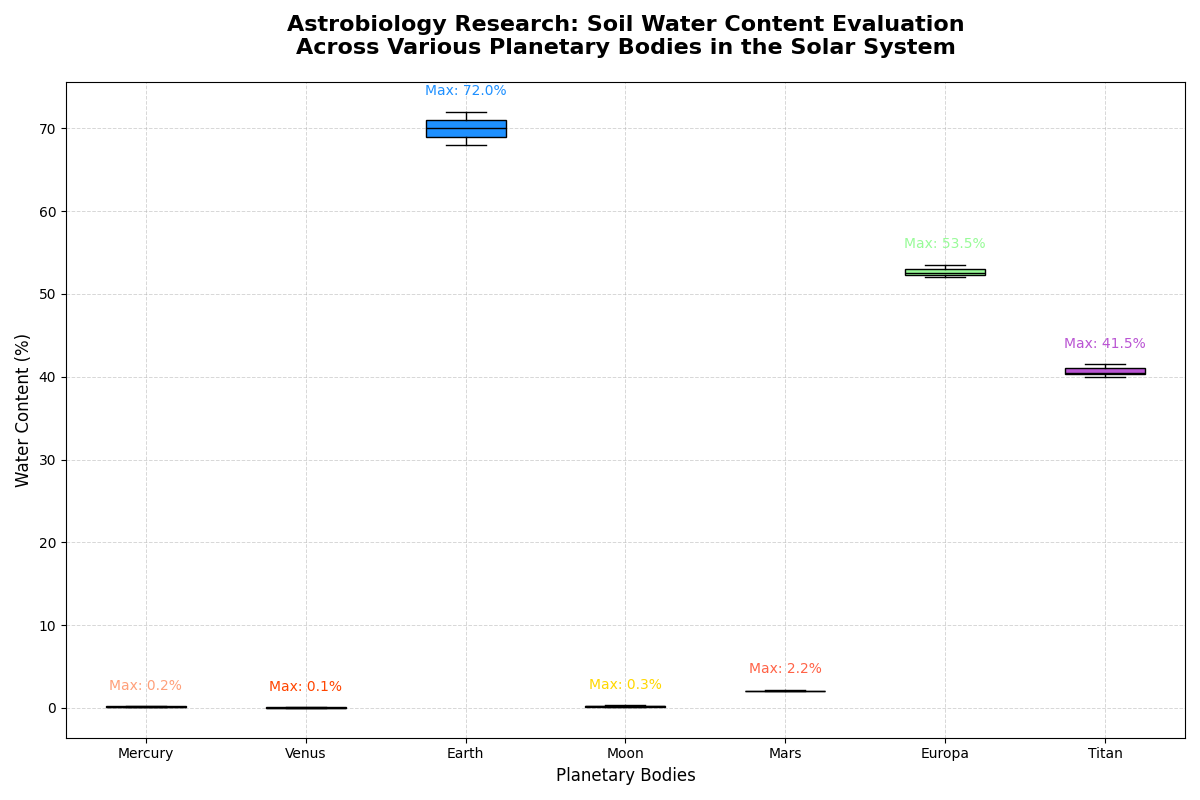

Generate this figure with Python:
import matplotlib.pyplot as plt
import numpy as np

# Backstory: Interdisciplinary Astrobiology Research Group conducted a survey to study the water content in soil samples 
# collected from different planetary bodies in our solar system. The aim was to identify areas with the highest potential 
# for supporting life.

# Planetary bodies
planets = ['Mercury', 'Venus', 'Earth', 'Moon', 'Mars', 'Europa', 'Titan']

# Artificial water content data (in percentage)
water_content_data = [
    [0.1, 0.1, 0.2, 0.2, 0.1],          # Mercury
    [0.0, 0.0, 0.1, 0.1, 0.0],          # Venus
    [70.0, 68.0, 72.0, 71.0, 69.0],     # Earth
    [0.1, 0.2, 0.1, 0.3, 0.2],          # Moon
    [2.0, 2.1, 2.2, 2.0, 2.1],          # Mars
    [52.5, 53.0, 52.0, 53.5, 52.3],     # Europa
    [40.0, 41.0, 40.5, 41.5, 40.3]      # Titan
]

# Create a figure and axis
fig, ax = plt.subplots(figsize=(12, 8))

# Plot the vertical box plot
box = ax.boxplot(water_content_data, patch_artist=True, notch=False, vert=True, labels=planets)

# Customize box colors
colors = ['#FFA07A', '#FF4500', '#1E90FF', '#FFD700', '#FF6347', '#98FB98', '#BA55D3']
for patch, color in zip(box['boxes'], colors):
    patch.set_facecolor(color)

# Adding median line color
plt.setp(box['medians'], color='black')

# Set title and labels
ax.set_title("Astrobiology Research: Soil Water Content Evaluation\nAcross Various Planetary Bodies in the Solar System", 
             fontsize=16, fontweight='bold', pad=20)
ax.set_xlabel("Planetary Bodies", fontsize=12)
ax.set_ylabel("Water Content (%)", fontsize=12)

# Enhance gridlines for readability
ax.grid(True, linestyle='--', alpha=0.5, which='both', linewidth=0.7)

# Annotate with additional information
for i, planet in enumerate(planets):
    max_val = max(water_content_data[i])
    ax.text(i + 1, max_val + 2, f'Max: {max_val:.1f}%', ha='center', fontsize=10, color=colors[i])

# Automatically adjust layout
plt.tight_layout()

# Show the plot
plt.show()
